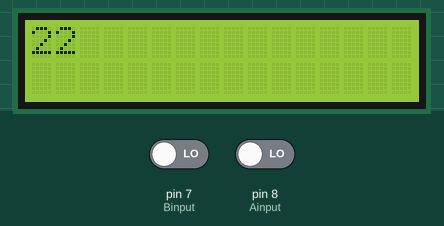
A sketch run on a simulated Arduino Uno, built with avr-gcc and run on an emulated ATmega328P. On the bench: 16×2 character LCD. The test bench sets the inputs (shaded band); at power-on: pin 7 (Binput) LOW, pin 8 (Ainput) LOW.

Above: at 1.6 s.
1.7 s: pin 7 (Binput) driven HIGH
At 2.8 s:
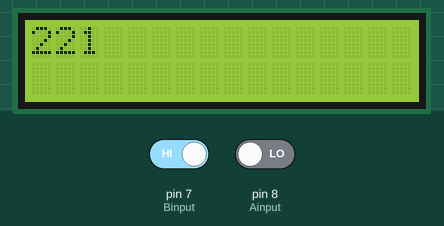
4.5 s: pin 8 (Ainput) driven HIGH
At 5.8 s:
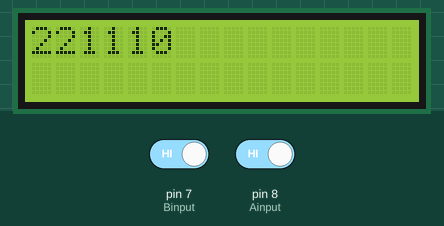
7.5 s: pin 7 (Binput) driven LOW
At 8.7 s:
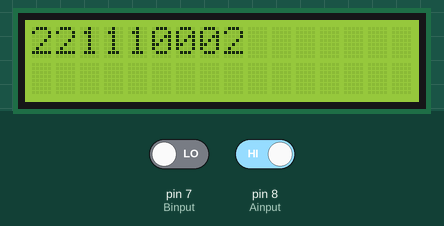
10.5 s: pin 7 (Binput) driven HIGH
At 11.8 s:
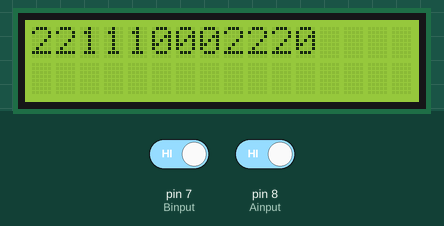
13.5 s: pin 8 (Ainput) driven LOW
At 16.4 s:
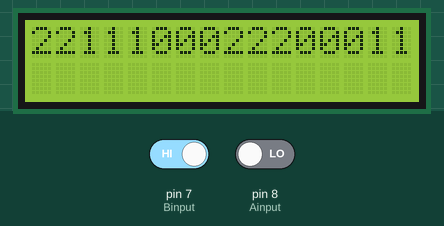
Timing chart, 0 to 17.5 s (numbered marks = the images above; inputs shaded):
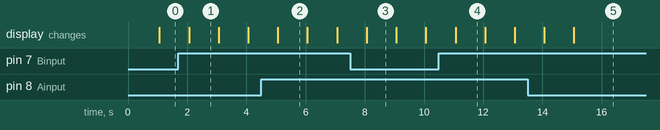

Measured:
- what the display in image 1 shows lasts 1.0 s, from 2.1 s to 3.1 s

The sketch:

EncoderTest.ino
```cpp
#include <LiquidCrystal.h>

const int Ainput = 8;
const int Binput = 7;

int aState = 0;
int bState = 0;

const int rs = 12, en = 11, d4 = 5, d5 = 4, d6 = 3, d7 = 2;
LiquidCrystal lcd(rs, en, d4, d5, d6, d7);

void setup() {
  Serial.begin (9600);
  pinMode(Ainput, INPUT);
  pinMode(Binput, INPUT);
  lcd.begin(16, 2);
}

void loop() {
  // put your main code here, to run repeatedly:
  int s = getScrollState();
  lcd.print(String(s));
  delay (1000);
}

int getScrollState(){
  aState = digitalRead(Ainput);
  bState = digitalRead(Binput);
  if(bState == HIGH){
    if(aState == HIGH){
      return 0;
    }
    else{
      return 1;
    }
  }
  else{
    return 2;
  }
}
```
